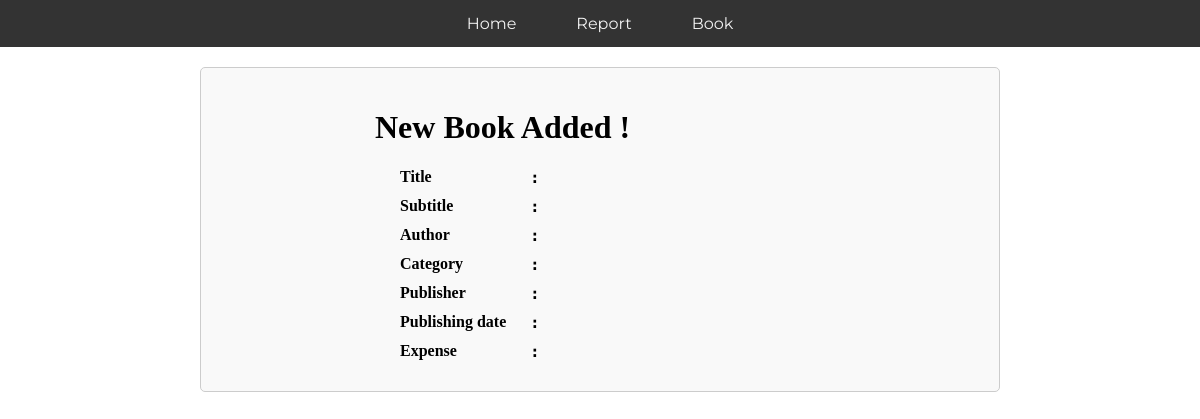
Page /book/2 on the earlier database version.
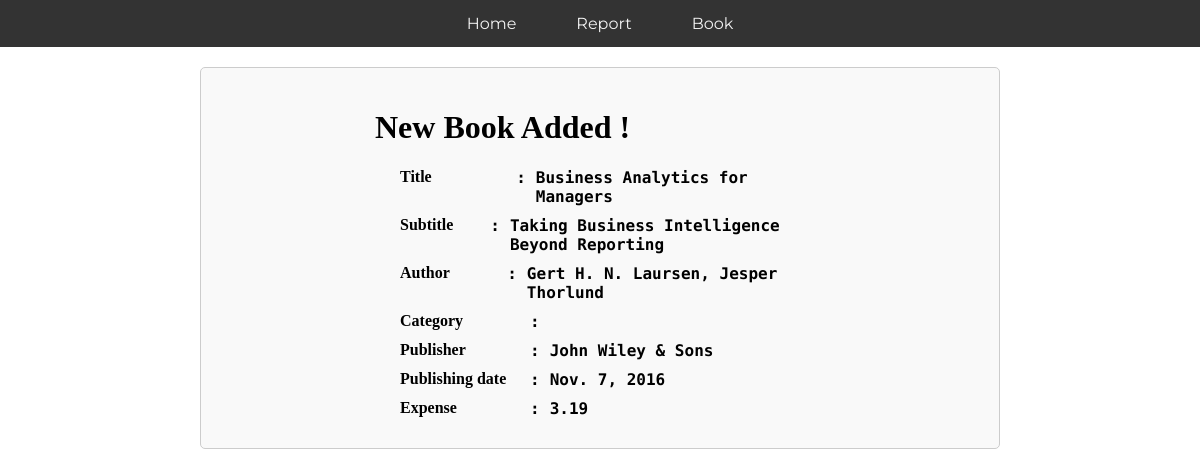
Same page on the later database version.
### api/models.py (models this page shows, shortened)
class Book(models.Model):
    title = models.CharField(max_length=1000)
    subtitle = models.CharField(max_length=1000)
    publishing_date = models.DateField()
    expense = models.FloatField(default=0.0)  # Assuming 0.0 as default value
    author = models.ForeignKey(Author, on_delete=models.CASCADE)
    publisher = models.ForeignKey(Publisher, on_delete=models.CASCADE)
    category = models.ForeignKey(Category, on_delete=models.CASCADE)

class Author(models.Model):
    name = models.CharField(max_length=1000)

class Publisher(models.Model):
    name = models.CharField(max_length=1000)

### Book/views.py (the view)
# urls.py: path('book/<int:id>', retrieveBook, name='ah'),
def retrieveBook(request, id):
    if id:
        try:
            book = Book.objects.get(id=id)
        except Book.DoesNotExist:
            book = None
    else:
        book = None
    return render(request, 'display_book.html', {"book": book})

### template/display_book.html (shortened to what this page needs)
{% extends 'basic.html' %}
{% load static %}
{% block content %}
<link rel="stylesheet" href="{% static 'css/display_book.css' %}">
<div class="container">
<h1>New Book Added !</h1>
    <div class="flex-container">
        <label for="">Title </label>
        <p class="dot">:</p>
        <p>{{book.title}}</p>
    </div>
    <div class="flex-container">
        <label for="">Subtitle </label>
        <p class="dot">:</p>
        <p>{{book.subtitle}}</p>
    </div>
    <div class="flex-container">
        <label for="">Author </label>
        <p class="dot">:</p>
        <p>{{book.author.name}}</p>
    </div>
    <div class="flex-container">
        <label for="">Category </label>
        <p class="dot">:</p>
    </div>
    <div class="flex-container">
        <label for="">Publisher </label>
        <p class="dot">:</p>
        <p>{{book.publisher.name}}</p>
    </div>
    <div class="flex-container">
        <label for="">Publishing date </label>
        <p class="dot">:</p>
        <p>{{book.publishing_date}}</p>
    </div>
    <div class="flex-container">
        <label for="">Expense </label>
        <p class="dot">:</p>
        <p>{{book.expense}}</p>
    </div>
</div>
{% endblock %}

Differences in the rows shown:
added Book: title "Business Analytics for Managers", subtitle "Taking Business Intelligence Beyond Reporting", author.name "Gert H. N. Laursen, Jesper Thorlund", publisher.name "John Wiley & Sons", publishing_date "Nov. 7, 2016", expense "3.19"
